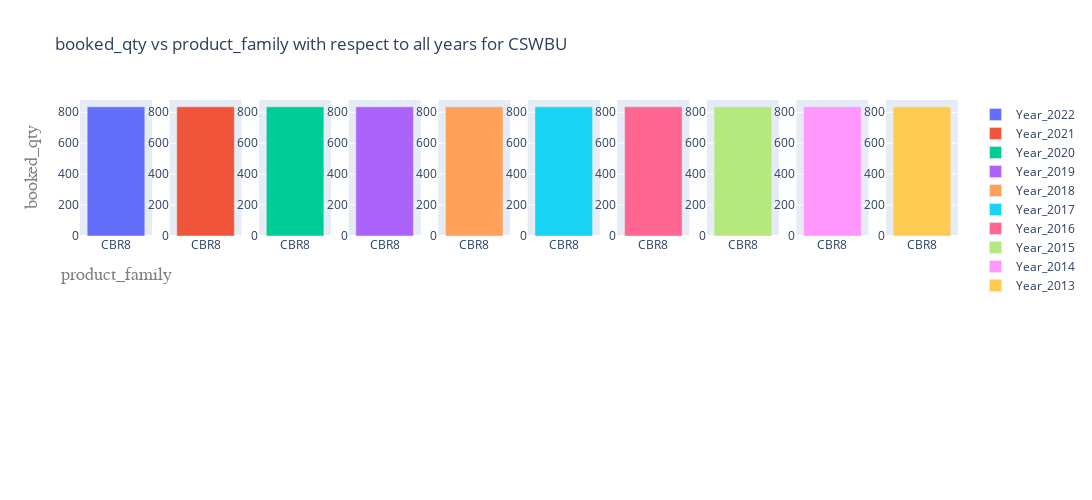
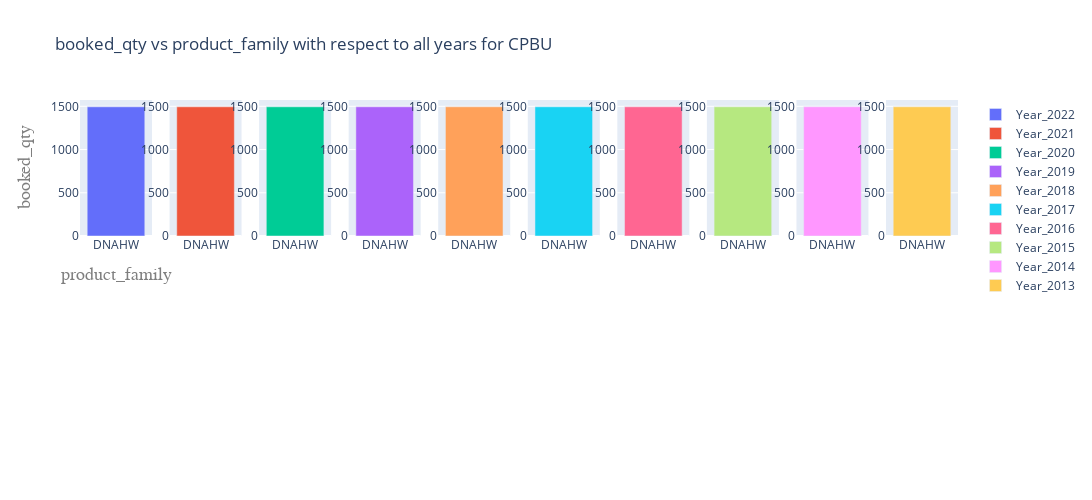
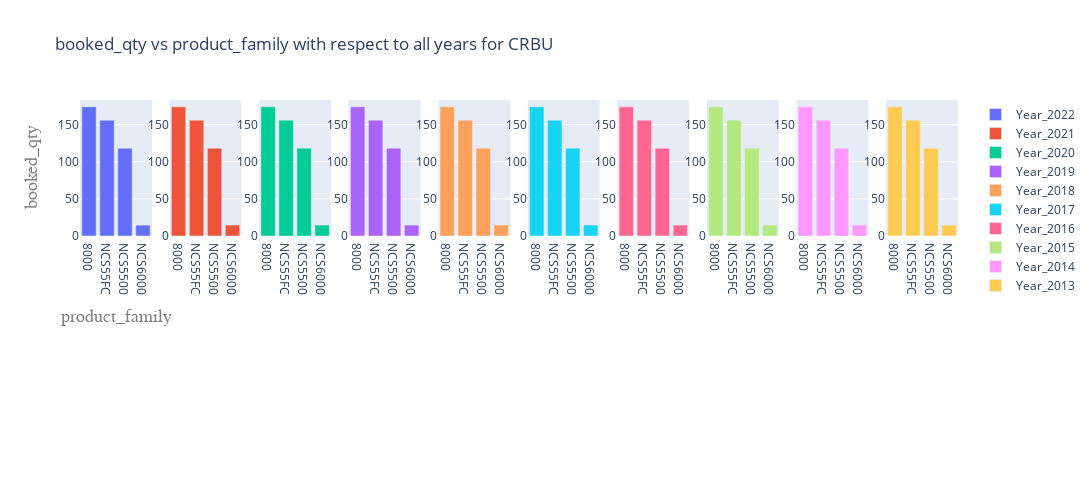
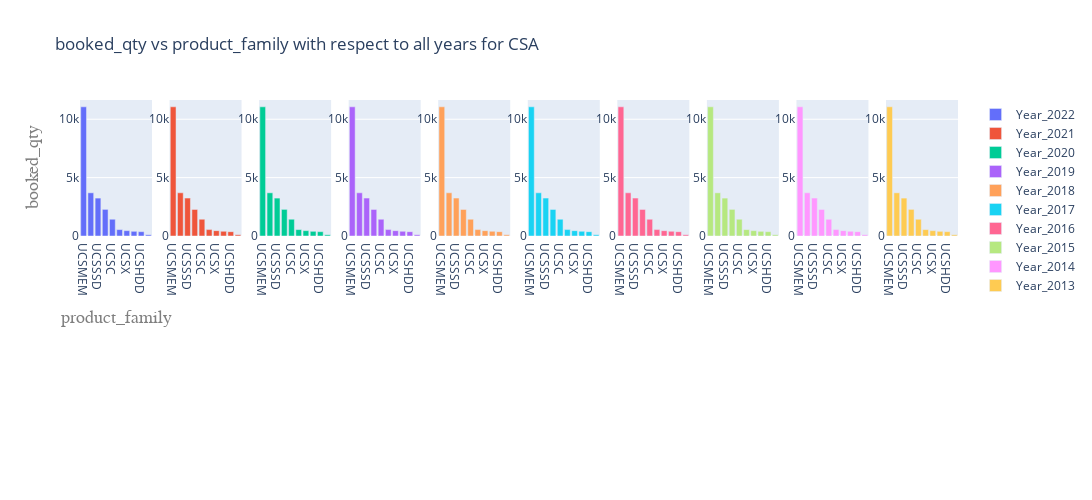

The code cell stored with these charts, in order, in its notebook:
### Code cell
import plotly.offline as py
for i in range(0, len(business_unit)):
    BQ=pd.DataFrame(DataFrame[DataFrame['business_unit']== business_unit[i]])
    BQ_2013=BQ[BQ['year']==2013]
    BQ_2013=pd.DataFrame(BQ.groupby('product_family', as_index=False)['booked_qty'].mean())
    BQ_2013= BQ_2013.sort_values('booked_qty', ascending=False)
    BQ_2014=BQ[BQ['year']==2014]
    BQ_2014=pd.DataFrame(BQ.groupby('product_family', as_index=False)['booked_qty'].mean())
    BQ_2014= BQ_2014.sort_values('booked_qty', ascending=False)
    BQ_2015=BQ[BQ['year']==2015]
    BQ_2015=pd.DataFrame(BQ.groupby('product_family', as_index=False)['booked_qty'].mean())
    BQ_2015= BQ_2015.sort_values('booked_qty', ascending=False)
    BQ_2016=BQ[BQ['year']==2016]
    BQ_2016=pd.DataFrame(BQ.groupby('product_family', as_index=False)['booked_qty'].mean())
    BQ_2016= BQ_2016.sort_values('booked_qty', ascending=False)
    BQ_2017=BQ[BQ['year']==2017]
    BQ_2017=pd.DataFrame(BQ.groupby('product_family', as_index=False)['booked_qty'].mean())
    BQ_2017= BQ_2017.sort_values('booked_qty', ascending=False)
    BQ_2018=BQ[BQ['year']==2018]
    BQ_2018=pd.DataFrame(BQ.groupby('product_family', as_index=False)['booked_qty'].mean())
    BQ_2018= BQ_2018.sort_values('booked_qty', ascending=False)
    BQ_2019=BQ[BQ['year']==2019]
    BQ_2019=pd.DataFrame(BQ.groupby('product_family', as_index=False)['booked_qty'].mean())
    BQ_2019= BQ_2019.sort_values('booked_qty', ascending=False)
    BQ_2020=BQ[BQ['year']==2020]
    BQ_2020=pd.DataFrame(BQ.groupby('product_family', as_index=False)['booked_qty'].mean())
    BQ_2020= BQ_2020.sort_values('booked_qty', ascending=False)
    BQ_2021=BQ[BQ['year']==2021]
    BQ_2021=pd.DataFrame(BQ.groupby('product_family', as_index=False)['booked_qty'].mean())
    BQ_2021= BQ_2021.sort_values('booked_qty', ascending=False)
    BQ_2022=BQ[BQ['year']==2022]
    BQ_2022=pd.DataFrame(BQ.groupby('product_family', as_index=False)['booked_qty'].mean())
    BQ_2022= BQ_2022.sort_values('booked_qty', ascending=False)
    trace1 = go.Bar(x=BQ_2013['product_family'],  y=BQ_2013['booked_qty'], name='Year_2013')
    trace2 = go.Bar(x=BQ_2014['product_family'],  y=BQ_2014['booked_qty'], name='Year_2014')
    trace3 = go.Bar(x=BQ_2015['product_family'],  y=BQ_2015['booked_qty'], name='Year_2015')
    trace4 = go.Bar(x=BQ_2016['product_family'],  y=BQ_2016['booked_qty'], name='Year_2016')
    trace5 = go.Bar(x=BQ_2017['product_family'],  y=BQ_2017['booked_qty'], name='Year_2017')
    trace6 = go.Bar(x=BQ_2018['product_family'],  y=BQ_2018['booked_qty'], name='Year_2018')
    trace7 = go.Bar(x=BQ_2019['product_family'],  y=BQ_2019['booked_qty'], name='Year_2019')
    trace8 = go.Bar(x=BQ_2020['product_family'],  y=BQ_2020['booked_qty'], name='Year_2020')
    trace9 = go.Bar(x=BQ_2021['product_family'],  y=BQ_2021['booked_qty'], name='Year_2021')
    trace10 = go.Bar(x=BQ_2022['product_family'],  y=BQ_2022['booked_qty'], name='Year_2022')
    fig = tools.make_subplots(rows=2, cols=10)
    fig.append_trace(trace10, 1, 1)
    fig.append_trace(trace9, 1, 2)
    fig.append_trace(trace8, 1, 3)
    fig.append_trace(trace7, 1, 4)
    fig.append_trace(trace6, 1, 5)
    fig.append_trace(trace5, 1, 6)
    fig.append_trace(trace4, 1, 7)
    fig.append_trace(trace3, 1, 8)
    fig.append_trace(trace2, 1, 9)
    fig.append_trace(trace1, 1, 10)
    layout=fig['layout'].update(height=500, width=1200, title='booked_qty vs product_family with respect to all years for '+ str (business_unit[i]),xaxis=dict(
        title='product_family',
        titlefont=dict(
            family='Courier New, monospace',
            size=18,
            color='#7f7f7f'
        )
    ),
    yaxis=dict(
        title='booked_qty',
        titlefont=dict(
            family='Courier New, monospace',
            size=18,
            color='#7f7f7f')))
    py.iplot(fig, filename='stacked-subplots')#, layout=layout)
    plot(fig, filename='stacked-subplots')

### Figure 1 — Plotly figure (JSON) as saved in the notebook; plotly's stock layout.template omitted (floating-point values rounded to 4 significant figures)
{"data": [{"name": "Year_2022", "type": "bar", "x": ["CBR8"], "xaxis": "x", "y": [835.5], "yaxis": "y"}, {"name": "Year_2021", "type": "bar", "x": ["CBR8"], "xaxis": "x2", "y": [835.5], "yaxis": "y2"}, {"name": "Year_2020", "type": "bar", "x": ["CBR8"], "xaxis": "x3", "y": [835.5], "yaxis": "y3"}, {"name": "Year_2019", "type": "bar", "x": ["CBR8"], "xaxis": "x4", "y": [835.5], "yaxis": "y4"}, {"name": "Year_2018", "type": "bar", "x": ["CBR8"], "xaxis": "x5", "y": [835.5], "yaxis": "y5"}, {"name": "Year_2017", "type": "bar", "x": ["CBR8"], "xaxis": "x6", "y": [835.5], "yaxis": "y6"}, {"name": "Year_2016", "type": "bar", "x": ["CBR8"], "xaxis": "x7", "y": [835.5], "yaxis": "y7"}, {"name": "Year_2015", "type": "bar", "x": ["CBR8"], "xaxis": "x8", "y": [835.5], "yaxis": "y8"}, {"name": "Year_2014", "type": "bar", "x": ["CBR8"], "xaxis": "x9", "y": [835.5], "yaxis": "y9"}, {"name": "Year_2013", "type": "bar", "x": ["CBR8"], "xaxis": "x10", "y": [835.5], "yaxis": "y10"}], "layout": {"height": 500, "title": {"text": "booked_qty vs product_family with respect to all years for CSWBU"}, "width": 1200, "xaxis": {"anchor": "y", "domain": [0, 0.082], "title": {"font": {"color": "#7f7f7f", "family": "Courier New, monospace", "size": 18}, "text": "product_family"}}, "xaxis10": {"anchor": "y10", "domain": [0.918, 1.0]}, "xaxis11": {"anchor": "y11", "domain": [0, 0.082]}, "xaxis12": {"anchor": "y12", "domain": [0.102, 0.184]}, "xaxis13": {"anchor": "y13", "domain": [0.204, 0.286]}, "xaxis14": {"anchor": "y14", "domain": [0.306, 0.388]}, "xaxis15": {"anchor": "y15", "domain": [0.408, 0.49]}, "xaxis16": {"anchor": "y16", "domain": [0.51, 0.592]}, "xaxis17": {"anchor": "y17", "domain": [0.612, 0.694]}, "xaxis18": {"anchor": "y18", "domain": [0.714, 0.796]}, "xaxis19": {"anchor": "y19", "domain": [0.816, 0.898]}, "xaxis2": {"anchor": "y2", "domain": [0.102, 0.184]}, "xaxis20": {"anchor": "y20", "domain": [0.918, 1.0]}, "xaxis3": {"anchor": "y3", "domain": [0.204, 0.286]}, "xaxis4": {"anchor": "y4", "domain": [0.306, 0.388]}, "xaxis5": {"anchor": "y5", "domain": [0.408, 0.49]}, "xaxis6": {"anchor": "y6", "domain": [0.51, 0.592]}, "xaxis7": {"anchor": "y7", "domain": [0.612, 0.694]}, "xaxis8": {"anchor": "y8", "domain": [0.714, 0.796]}, "xaxis9": {"anchor": "y9", "domain": [0.816, 0.898]}, "yaxis": {"anchor": "x", "domain": [0.575, 1], "title": {"font": {"color": "#7f7f7f", "family": "Courier New, monospace", "size": 18}, "text": "booked_qty"}}, "yaxis10": {"anchor": "x10", "domain": [0.575, 1]}, "yaxis11": {"anchor": "x11", "domain": [0, 0.425]}, "yaxis12": {"anchor": "x12", "domain": [0, 0.425]}, "yaxis13": {"anchor": "x13", "domain": [0, 0.425]}, "yaxis14": {"anchor": "x14", "domain": [0, 0.425]}, "yaxis15": {"anchor": "x15", "domain": [0, 0.425]}, "yaxis16": {"anchor": "x16", "domain": [0, 0.425]}, "yaxis17": {"anchor": "x17", "domain": [0, 0.425]}, "yaxis18": {"anchor": "x18", "domain": [0, 0.425]}, "yaxis19": {"anchor": "x19", "domain": [0, 0.425]}, "yaxis2": {"anchor": "x2", "domain": [0.575, 1]}, "yaxis20": {"anchor": "x20", "domain": [0, 0.425]}, "yaxis3": {"anchor": "x3", "domain": [0.575, 1]}, "yaxis4": {"anchor": "x4", "domain": [0.575, 1]}, "yaxis5": {"anchor": "x5", "domain": [0.575, 1]}, "yaxis6": {"anchor": "x6", "domain": [0.575, 1]}, "yaxis7": {"anchor": "x7", "domain": [0.575, 1]}, "yaxis8": {"anchor": "x8", "domain": [0.575, 1]}, "yaxis9": {"anchor": "x9", "domain": [0.575, 1]}}}

### Figure 2 — Plotly figure (JSON) as saved in the notebook; plotly's stock layout.template omitted (floating-point values rounded to 4 significant figures)
{"data": [{"name": "Year_2022", "type": "bar", "x": ["DNAHW"], "xaxis": "x", "y": [1494.0], "yaxis": "y"}, {"name": "Year_2021", "type": "bar", "x": ["DNAHW"], "xaxis": "x2", "y": [1494.0], "yaxis": "y2"}, {"name": "Year_2020", "type": "bar", "x": ["DNAHW"], "xaxis": "x3", "y": [1494.0], "yaxis": "y3"}, {"name": "Year_2019", "type": "bar", "x": ["DNAHW"], "xaxis": "x4", "y": [1494.0], "yaxis": "y4"}, {"name": "Year_2018", "type": "bar", "x": ["DNAHW"], "xaxis": "x5", "y": [1494.0], "yaxis": "y5"}, {"name": "Year_2017", "type": "bar", "x": ["DNAHW"], "xaxis": "x6", "y": [1494.0], "yaxis": "y6"}, {"name": "Year_2016", "type": "bar", "x": ["DNAHW"], "xaxis": "x7", "y": [1494.0], "yaxis": "y7"}, {"name": "Year_2015", "type": "bar", "x": ["DNAHW"], "xaxis": "x8", "y": [1494.0], "yaxis": "y8"}, {"name": "Year_2014", "type": "bar", "x": ["DNAHW"], "xaxis": "x9", "y": [1494.0], "yaxis": "y9"}, {"name": "Year_2013", "type": "bar", "x": ["DNAHW"], "xaxis": "x10", "y": [1494.0], "yaxis": "y10"}], "layout": {"height": 500, "title": {"text": "booked_qty vs product_family with respect to all years for CPBU"}, "width": 1200, "xaxis": {"anchor": "y", "domain": [0, 0.082], "title": {"font": {"color": "#7f7f7f", "family": "Courier New, monospace", "size": 18}, "text": "product_family"}}, "xaxis10": {"anchor": "y10", "domain": [0.918, 1.0]}, "xaxis11": {"anchor": "y11", "domain": [0, 0.082]}, "xaxis12": {"anchor": "y12", "domain": [0.102, 0.184]}, "xaxis13": {"anchor": "y13", "domain": [0.204, 0.286]}, "xaxis14": {"anchor": "y14", "domain": [0.306, 0.388]}, "xaxis15": {"anchor": "y15", "domain": [0.408, 0.49]}, "xaxis16": {"anchor": "y16", "domain": [0.51, 0.592]}, "xaxis17": {"anchor": "y17", "domain": [0.612, 0.694]}, "xaxis18": {"anchor": "y18", "domain": [0.714, 0.796]}, "xaxis19": {"anchor": "y19", "domain": [0.816, 0.898]}, "xaxis2": {"anchor": "y2", "domain": [0.102, 0.184]}, "xaxis20": {"anchor": "y20", "domain": [0.918, 1.0]}, "xaxis3": {"anchor": "y3", "domain": [0.204, 0.286]}, "xaxis4": {"anchor": "y4", "domain": [0.306, 0.388]}, "xaxis5": {"anchor": "y5", "domain": [0.408, 0.49]}, "xaxis6": {"anchor": "y6", "domain": [0.51, 0.592]}, "xaxis7": {"anchor": "y7", "domain": [0.612, 0.694]}, "xaxis8": {"anchor": "y8", "domain": [0.714, 0.796]}, "xaxis9": {"anchor": "y9", "domain": [0.816, 0.898]}, "yaxis": {"anchor": "x", "domain": [0.575, 1], "title": {"font": {"color": "#7f7f7f", "family": "Courier New, monospace", "size": 18}, "text": "booked_qty"}}, "yaxis10": {"anchor": "x10", "domain": [0.575, 1]}, "yaxis11": {"anchor": "x11", "domain": [0, 0.425]}, "yaxis12": {"anchor": "x12", "domain": [0, 0.425]}, "yaxis13": {"anchor": "x13", "domain": [0, 0.425]}, "yaxis14": {"anchor": "x14", "domain": [0, 0.425]}, "yaxis15": {"anchor": "x15", "domain": [0, 0.425]}, "yaxis16": {"anchor": "x16", "domain": [0, 0.425]}, "yaxis17": {"anchor": "x17", "domain": [0, 0.425]}, "yaxis18": {"anchor": "x18", "domain": [0, 0.425]}, "yaxis19": {"anchor": "x19", "domain": [0, 0.425]}, "yaxis2": {"anchor": "x2", "domain": [0.575, 1]}, "yaxis20": {"anchor": "x20", "domain": [0, 0.425]}, "yaxis3": {"anchor": "x3", "domain": [0.575, 1]}, "yaxis4": {"anchor": "x4", "domain": [0.575, 1]}, "yaxis5": {"anchor": "x5", "domain": [0.575, 1]}, "yaxis6": {"anchor": "x6", "domain": [0.575, 1]}, "yaxis7": {"anchor": "x7", "domain": [0.575, 1]}, "yaxis8": {"anchor": "x8", "domain": [0.575, 1]}, "yaxis9": {"anchor": "x9", "domain": [0.575, 1]}}}

### Figure 3 — Plotly figure (JSON) as saved in the notebook; plotly's stock layout.template omitted (floating-point values rounded to 4 significant figures)
{"data": [{"name": "Year_2022", "type": "bar", "x": ["8000", "NCS55FC", "NCS5500", "NCS6000"], "xaxis": "x", "y": [174.2, 156.1, 118.4, 14.7], "yaxis": "y"}, {"name": "Year_2021", "type": "bar", "x": ["8000", "NCS55FC", "NCS5500", "NCS6000"], "xaxis": "x2", "y": [174.2, 156.1, 118.4, 14.7], "yaxis": "y2"}, {"name": "Year_2020", "type": "bar", "x": ["8000", "NCS55FC", "NCS5500", "NCS6000"], "xaxis": "x3", "y": [174.2, 156.1, 118.4, 14.7], "yaxis": "y3"}, {"name": "Year_2019", "type": "bar", "x": ["8000", "NCS55FC", "NCS5500", "NCS6000"], "xaxis": "x4", "y": [174.2, 156.1, 118.4, 14.7], "yaxis": "y4"}, {"name": "Year_2018", "type": "bar", "x": ["8000", "NCS55FC", "NCS5500", "NCS6000"], "xaxis": "x5", "y": [174.2, 156.1, 118.4, 14.7], "yaxis": "y5"}, {"name": "Year_2017", "type": "bar", "x": ["8000", "NCS55FC", "NCS5500", "NCS6000"], "xaxis": "x6", "y": [174.2, 156.1, 118.4, 14.7], "yaxis": "y6"}, {"name": "Year_2016", "type": "bar", "x": ["8000", "NCS55FC", "NCS5500", "NCS6000"], "xaxis": "x7", "y": [174.2, 156.1, 118.4, 14.7], "yaxis": "y7"}, {"name": "Year_2015", "type": "bar", "x": ["8000", "NCS55FC", "NCS5500", "NCS6000"], "xaxis": "x8", "y": [174.2, 156.1, 118.4, 14.7], "yaxis": "y8"}, {"name": "Year_2014", "type": "bar", "x": ["8000", "NCS55FC", "NCS5500", "NCS6000"], "xaxis": "x9", "y": [174.2, 156.1, 118.4, 14.7], "yaxis": "y9"}, {"name": "Year_2013", "type": "bar", "x": ["8000", "NCS55FC", "NCS5500", "NCS6000"], "xaxis": "x10", "y": [174.2, 156.1, 118.4, 14.7], "yaxis": "y10"}], "layout": {"height": 500, "title": {"text": "booked_qty vs product_family with respect to all years for CRBU"}, "width": 1200, "xaxis": {"anchor": "y", "domain": [0, 0.082], "title": {"font": {"color": "#7f7f7f", "family": "Courier New, monospace", "size": 18}, "text": "product_family"}}, "xaxis10": {"anchor": "y10", "domain": [0.918, 1.0]}, "xaxis11": {"anchor": "y11", "domain": [0, 0.082]}, "xaxis12": {"anchor": "y12", "domain": [0.102, 0.184]}, "xaxis13": {"anchor": "y13", "domain": [0.204, 0.286]}, "xaxis14": {"anchor": "y14", "domain": [0.306, 0.388]}, "xaxis15": {"anchor": "y15", "domain": [0.408, 0.49]}, "xaxis16": {"anchor": "y16", "domain": [0.51, 0.592]}, "xaxis17": {"anchor": "y17", "domain": [0.612, 0.694]}, "xaxis18": {"anchor": "y18", "domain": [0.714, 0.796]}, "xaxis19": {"anchor": "y19", "domain": [0.816, 0.898]}, "xaxis2": {"anchor": "y2", "domain": [0.102, 0.184]}, "xaxis20": {"anchor": "y20", "domain": [0.918, 1.0]}, "xaxis3": {"anchor": "y3", "domain": [0.204, 0.286]}, "xaxis4": {"anchor": "y4", "domain": [0.306, 0.388]}, "xaxis5": {"anchor": "y5", "domain": [0.408, 0.49]}, "xaxis6": {"anchor": "y6", "domain": [0.51, 0.592]}, "xaxis7": {"anchor": "y7", "domain": [0.612, 0.694]}, "xaxis8": {"anchor": "y8", "domain": [0.714, 0.796]}, "xaxis9": {"anchor": "y9", "domain": [0.816, 0.898]}, "yaxis": {"anchor": "x", "domain": [0.575, 1], "title": {"font": {"color": "#7f7f7f", "family": "Courier New, monospace", "size": 18}, "text": "booked_qty"}}, "yaxis10": {"anchor": "x10", "domain": [0.575, 1]}, "yaxis11": {"anchor": "x11", "domain": [0, 0.425]}, "yaxis12": {"anchor": "x12", "domain": [0, 0.425]}, "yaxis13": {"anchor": "x13", "domain": [0, 0.425]}, "yaxis14": {"anchor": "x14", "domain": [0, 0.425]}, "yaxis15": {"anchor": "x15", "domain": [0, 0.425]}, "yaxis16": {"anchor": "x16", "domain": [0, 0.425]}, "yaxis17": {"anchor": "x17", "domain": [0, 0.425]}, "yaxis18": {"anchor": "x18", "domain": [0, 0.425]}, "yaxis19": {"anchor": "x19", "domain": [0, 0.425]}, "yaxis2": {"anchor": "x2", "domain": [0.575, 1]}, "yaxis20": {"anchor": "x20", "domain": [0, 0.425]}, "yaxis3": {"anchor": "x3", "domain": [0.575, 1]}, "yaxis4": {"anchor": "x4", "domain": [0.575, 1]}, "yaxis5": {"anchor": "x5", "domain": [0.575, 1]}, "yaxis6": {"anchor": "x6", "domain": [0.575, 1]}, "yaxis7": {"anchor": "x7", "domain": [0.575, 1]}, "yaxis8": {"anchor": "x8", "domain": [0.575, 1]}, "yaxis9": {"anchor": "x9", "domain": [0.575, 1]}}}

### Figure 4 — Plotly figure (JSON) as saved in the notebook; plotly's stock layout.template omitted (floating-point values rounded to 4 significant figures)
{"data": [{"name": "Year_2022", "type": "bar", "x": ["UCSMEM", "UCSB", "UCSSSD", "HXSSD", "UCSC", "UCSCPU", "UCSX", "UCST", "UCSHDD", "HXCPU"], "xaxis": "x", "y": [11070.0, 3699.0, 3247.0, 2280.0, 1435.0, 548.8, 458.2, 401.9, 372.1, 105.6], "yaxis": "y"}, {"name": "Year_2021", "type": "bar", "x": ["UCSMEM", "UCSB", "UCSSSD", "HXSSD", "UCSC", "UCSCPU", "UCSX", "UCST", "UCSHDD", "HXCPU"], "xaxis": "x2", "y": [11070.0, 3699.0, 3247.0, 2280.0, 1435.0, 548.8, 458.2, 401.9, 372.1, 105.6], "yaxis": "y2"}, {"name": "Year_2020", "type": "bar", "x": ["UCSMEM", "UCSB", "UCSSSD", "HXSSD", "UCSC", "UCSCPU", "UCSX", "UCST", "UCSHDD", "HXCPU"], "xaxis": "x3", "y": [11070.0, 3699.0, 3247.0, 2280.0, 1435.0, 548.8, 458.2, 401.9, 372.1, 105.6], "yaxis": "y3"}, {"name": "Year_2019", "type": "bar", "x": ["UCSMEM", "UCSB", "UCSSSD", "HXSSD", "UCSC", "UCSCPU", "UCSX", "UCST", "UCSHDD", "HXCPU"], "xaxis": "x4", "y": [11070.0, 3699.0, 3247.0, 2280.0, 1435.0, 548.8, 458.2, 401.9, 372.1, 105.6], "yaxis": "y4"}, {"name": "Year_2018", "type": "bar", "x": ["UCSMEM", "UCSB", "UCSSSD", "HXSSD", "UCSC", "UCSCPU", "UCSX", "UCST", "UCSHDD", "HXCPU"], "xaxis": "x5", "y": [11070.0, 3699.0, 3247.0, 2280.0, 1435.0, 548.8, 458.2, 401.9, 372.1, 105.6], "yaxis": "y5"}, {"name": "Year_2017", "type": "bar", "x": ["UCSMEM", "UCSB", "UCSSSD", "HXSSD", "UCSC", "UCSCPU", "UCSX", "UCST", "UCSHDD", "HXCPU"], "xaxis": "x6", "y": [11070.0, 3699.0, 3247.0, 2280.0, 1435.0, 548.8, 458.2, 401.9, 372.1, 105.6], "yaxis": "y6"}, {"name": "Year_2016", "type": "bar", "x": ["UCSMEM", "UCSB", "UCSSSD", "HXSSD", "UCSC", "UCSCPU", "UCSX", "UCST", "UCSHDD", "HXCPU"], "xaxis": "x7", "y": [11070.0, 3699.0, 3247.0, 2280.0, 1435.0, 548.8, 458.2, 401.9, 372.1, 105.6], "yaxis": "y7"}, {"name": "Year_2015", "type": "bar", "x": ["UCSMEM", "UCSB", "UCSSSD", "HXSSD", "UCSC", "UCSCPU", "UCSX", "UCST", "UCSHDD", "HXCPU"], "xaxis": "x8", "y": [11070.0, 3699.0, 3247.0, 2280.0, 1435.0, 548.8, 458.2, 401.9, 372.1, 105.6], "yaxis": "y8"}, {"name": "Year_2014", "type": "bar", "x": ["UCSMEM", "UCSB", "UCSSSD", "HXSSD", "UCSC", "UCSCPU", "UCSX", "UCST", "UCSHDD", "HXCPU"], "xaxis": "x9", "y": [11070.0, 3699.0, 3247.0, 2280.0, 1435.0, 548.8, 458.2, 401.9, 372.1, 105.6], "yaxis": "y9"}, {"name": "Year_2013", "type": "bar", "x": ["UCSMEM", "UCSB", "UCSSSD", "HXSSD", "UCSC", "UCSCPU", "UCSX", "UCST", "UCSHDD", "HXCPU"], "xaxis": "x10", "y": [11070.0, 3699.0, 3247.0, 2280.0, 1435.0, 548.8, 458.2, 401.9, 372.1, 105.6], "yaxis": "y10"}], "layout": {"height": 500, "title": {"text": "booked_qty vs product_family with respect to all years for CSA"}, "width": 1200, "xaxis": {"anchor": "y", "domain": [0, 0.082], "title": {"font": {"color": "#7f7f7f", "family": "Courier New, monospace", "size": 18}, "text": "product_family"}}, "xaxis10": {"anchor": "y10", "domain": [0.918, 1.0]}, "xaxis11": {"anchor": "y11", "domain": [0, 0.082]}, "xaxis12": {"anchor": "y12", "domain": [0.102, 0.184]}, "xaxis13": {"anchor": "y13", "domain": [0.204, 0.286]}, "xaxis14": {"anchor": "y14", "domain": [0.306, 0.388]}, "xaxis15": {"anchor": "y15", "domain": [0.408, 0.49]}, "xaxis16": {"anchor": "y16", "domain": [0.51, 0.592]}, "xaxis17": {"anchor": "y17", "domain": [0.612, 0.694]}, "xaxis18": {"anchor": "y18", "domain": [0.714, 0.796]}, "xaxis19": {"anchor": "y19", "domain": [0.816, 0.898]}, "xaxis2": {"anchor": "y2", "domain": [0.102, 0.184]}, "xaxis20": {"anchor": "y20", "domain": [0.918, 1.0]}, "xaxis3": {"anchor": "y3", "domain": [0.204, 0.286]}, "xaxis4": {"anchor": "y4", "domain": [0.306, 0.388]}, "xaxis5": {"anchor": "y5", "domain": [0.408, 0.49]}, "xaxis6": {"anchor": "y6", "domain": [0.51, 0.592]}, "xaxis7": {"anchor": "y7", "domain": [0.612, 0.694]}, "xaxis8": {"anchor": "y8", "domain": [0.714, 0.796]}, "xaxis9": {"anchor": "y9", "domain": [0.816, 0.898]}, "yaxis": {"anchor": "x", "domain": [0.575, 1], "title": {"font": {"color": "#7f7f7f", "family": "Courier New, monospace", "size": 18}, "text": "booked_qty"}}, "yaxis10": {"anchor": "x10", "domain": [0.575, 1]}, "yaxis11": {"anchor": "x11", "domain": [0, 0.425]}, "yaxis12": {"anchor": "x12", "domain": [0, 0.425]}, "yaxis13": {"anchor": "x13", "domain": [0, 0.425]}, "yaxis14": {"anchor": "x14", "domain": [0, 0.425]}, "yaxis15": {"anchor": "x15", "domain": [0, 0.425]}, "yaxis16": {"anchor": "x16", "domain": [0, 0.425]}, "yaxis17": {"anchor": "x17", "domain": [0, 0.425]}, "yaxis18": {"anchor": "x18", "domain": [0, 0.425]}, "yaxis19": {"anchor": "x19", "domain": [0, 0.425]}, "yaxis2": {"anchor": "x2", "domain": [0.575, 1]}, "yaxis20": {"anchor": "x20", "domain": [0, 0.425]}, "yaxis3": {"anchor": "x3", "domain": [0.575, 1]}, "yaxis4": {"anchor": "x4", "domain": [0.575, 1]}, "yaxis5": {"anchor": "x5", "domain": [0.575, 1]}, "yaxis6": {"anchor": "x6", "domain": [0.575, 1]}, "yaxis7": {"anchor": "x7", "domain": [0.575, 1]}, "yaxis8": {"anchor": "x8", "domain": [0.575, 1]}, "yaxis9": {"anchor": "x9", "domain": [0.575, 1]}}}
